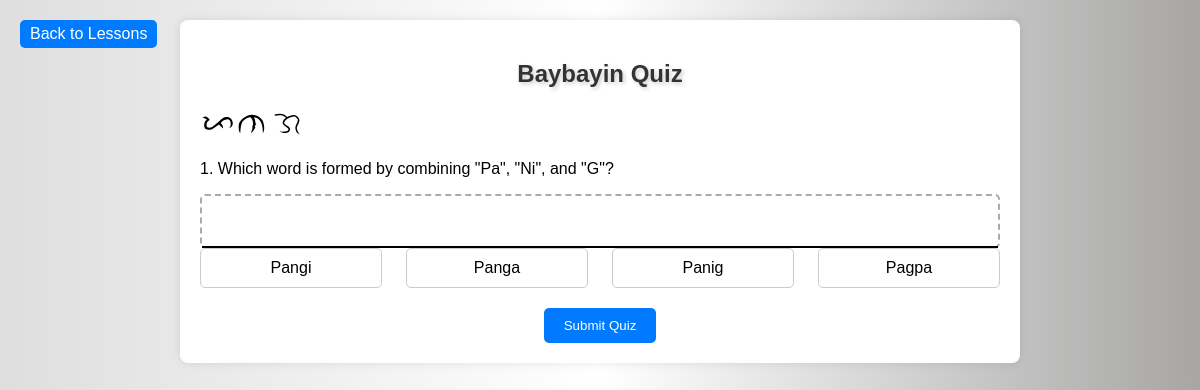
The page /quiz3.php on the database its author committed.
### tables this page shows
CREATE TABLE `quizzes` (
  `QuizID` int(2) NOT NULL,
  `LessonID` int(2) DEFAULT NULL,
  `QuizQuestion` text DEFAULT NULL,
  `CorrectAnswer` varchar(30) DEFAULT NULL,
  `Option1` varchar(30) DEFAULT NULL,
  `Option2` varchar(30) DEFAULT NULL,
  `Option3` varchar(30) DEFAULT NULL,
  `Option4` varchar(30) DEFAULT NULL
);

### quiz3.php (the view, shortened to what this page needs)
<?php
include "dbh.inc.php";
?>
<!DOCTYPE html>
<html>
<head>
</head>
<body>
<div class="container">
    <h2>Baybayin Quiz</h2>
    <form id="quizForm">
    <img src="../images/baybayin_Pa.svg"><img src="../images/baybayin_Na.svg"><img src="../images/baybayin_Ga.svg">
    <?php
    $sql = "SELECT * FROM quizzes WHERE QuizID = 3";
    $result = $conn->query($sql);
    if ($result->num_rows > 0) {
        $question_number = 1;
        while ($row = $result->fetch_assoc()) {
            $question = $row['QuizQuestion'];
            $options = array($row['Option1'], $row['Option2'], $row['Option3'], $row['Option4']);
            echo "<div class='question-container' id='question{$question_number}'>";
            echo "<p>{$question_number}. {$question}</p>";
            echo "<div class='droppable' id='droppable{$question_number}' ondrop='drop(event, {$question_number})' ondragover='allowDrop(event)'><div class='underline'></div></div>";
            echo "<div class='options-container'>";
            foreach ($options as $key => $option) {
                echo "<div class='option-box' draggable='true' ondragstart='drag(event)' id='option{$question_number}_{$key}' data-value='{$option}'>{$option}</div>";
            }
            echo "</div>";
            echo "</div>";
        }
    } else {
            echo "No quiz questions available.";
        }
        ?>
            <input type="submit" class="submit-btn" value="Submit Quiz">
    </form>
    <a href="lesson.php" class="back-link">Back to Lessons</a>
</div>
</body>
</html>

### quiz3.php (style rules this page uses)
body { font-family: 'Noto Sans Baybayin', sans-serif; background: url('images/') no-repeat, linear-gradient(90deg, rgba(222,222,222,1) 0%, rgba(255,255,255,1) 50%, rgba(167,166,165,1) 100%); background-size: 30% 40%, cover; background-position: left, center; background-color: #f8f8f8; margin: 0; padding: 0; }
.container { max-width: 800px; margin: 20px auto; padding: 20px; background-color: #fff; border-radius: 8px; box-shadow: 0 0 10px rgba(0, 0, 0, 0.1); }
h2 { text-align: center; color: #333; margin-bottom: 20px; text-shadow: 2px 2px 4px rgba(0, 0, 0, 0.2); }
.question-container { margin-bottom: 20px; }
.question-container.active { display: block; }
.droppable { border: 2px dashed #aaa; min-height: 50px; margin-top: 10px; border-radius: 5px; display: flex; align-items: center; justify-content: center; position: relative; }
.underline { width: 100%; height: 2px; background-color: #000; position: absolute; bottom: -2px; }
.options-container { display: flex; justify-content: space-between; }
.option-box { width: 20%; text-align: center; border: 1px solid #ccc; border-radius: 5px; padding: 10px; }
.submit-btn { background-color: #007bff; color: #fff; border: none; padding: 10px 20px; border-radius: 5px; cursor: pointer; display: block; margin: 0 auto; }
.back-link { position: absolute; top: 20px; left: 20px; padding: 5px 10px; background-color: #007bff; color: #fff; text-decoration: none; border-radius: 5px; }

### rows shown on the page
quizzes: QuizQuestion "Which word is formed by combining \"Pa\", \"Ni\", and \"G\"?", Option1 "Pangi", Option2 "Panga", option "Panig", Option4 "Pagpa"
